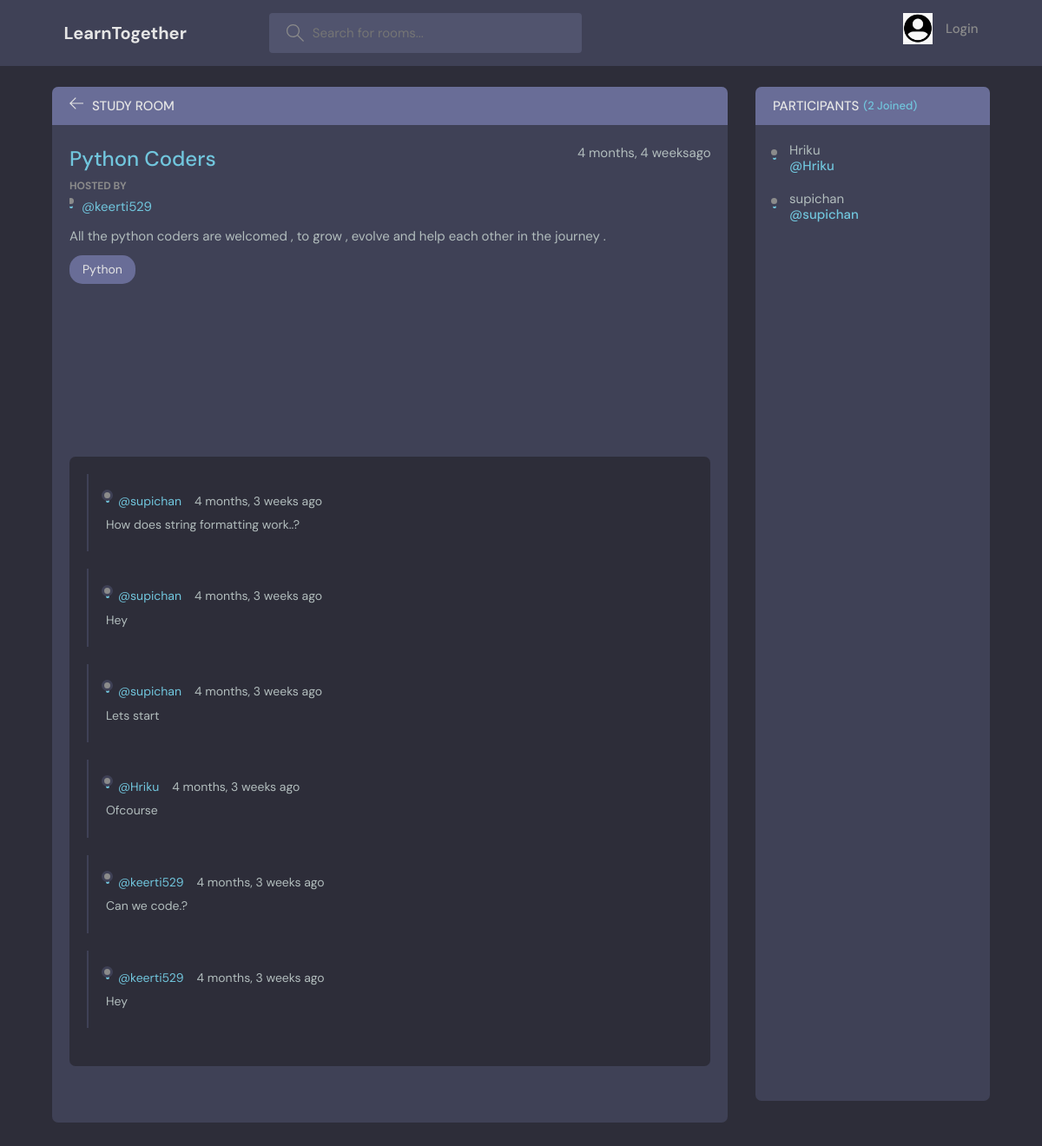
The page /room/1/ on the database its author committed.
### base/models.py (models this page shows, shortened)
class Room(models.Model):
    host=models.ForeignKey(User,on_delete=models.SET_NULL,null=True)
    topic=models.ForeignKey(Topic,on_delete=models.SET_NULL,null=True)
    name=models.CharField(max_length= 100)
    description=models.TextField(null=True, blank=True)
    participants=models.ManyToManyField(User,related_name='participants',blank=True,null=True)
    updated=models.DateTimeField(auto_now=True)
    created=models.DateTimeField(auto_now_add=True)
    class Meta:
        ordering=['-updated', '-created']

class Topic(models.Model):
    name=models.CharField(max_length=100)
    def __str__(self):
        return self.name

class Message(models.Model):
    user=models.ForeignKey(User,on_delete=models.CASCADE)
    room=models.ForeignKey(Room,on_delete=models.CASCADE)
    body=models.TextField()
    updated=models.DateTimeField(auto_now=True)
    created=models.DateTimeField(auto_now_add=True)
    class Meta:
        ordering=['-updated', '-created']

### base/views.py (the view, shortened to what this page needs)
# urls.py: path('room/<str:pk>/',views.room,name="room"),
def room(request,pk):
    room=Room.objects.get(id=pk)
    room_messages=room.message_set.all().order_by('-created')
    participants=room.participants.all()
    context={'room':room,'room_messages':room_messages,'participants':participants }
    return render(request, 'base/room.html',context)

### base/templates/base/room.html (shortened to what this page needs)
{% extends 'main.html' %}
{% block content %}
    <main class="profile-page layout layout--2">
      <div class="container">
        <div class="room">
          <div class="room__top">
            <div class="room__topLeft">
              <a href="{% url 'home' %}">
                <svg version="1.1" xmlns="http://www.w3.org/2000/svg" width="32" height="32" viewBox="0 0 32 32">
                  <title>arrow-left</title>
                  <path
                    d="M13.723 2.286l-13.723 13.714 13.719 13.714 1.616-1.611-10.96-10.96h27.625v-2.286h-27.625l10.965-10.965-1.616-1.607z"
                  ></path>
                </svg>
              </a>
              <h3>Study Room</h3>
            </div>
          </div>
          <div class="room__box scroll">
            <div class="room__header scroll">
              <div class="room__info">
                <h3>{{room.name}}</h3>
                <span>{{room.created|timesince}}ago</span>
              </div>
              <div class="room__hosted">
                <p>Hosted By</p>
                <a href="{% url 'user-profile' room.host.id %}" class="room__author">
                  <div class="avatar avatar--small">
                  </div>
                  <span>@{{room.host.username}}</span>
                </a>
              </div>
              <div class="room__details">
                {{room.description}}
              </div>
              <span class="room__topics">{{room.topic}}</span>
            </div>
            <div class="room__conversation">
              <div class="threads scroll">
                {% for message in room_messages%}
                <div class="thread">
                  <div class="thread__top">
                    <div class="thread__author">
                      <a href="{% url 'user-profile' message.user.id %}" class="thread__authorInfo">
                        <div class="avatar avatar--small">
                        </div>
                        <span>@{{message.user.username}}</span>
                      </a>
                      <span class="thread__date">{{message.created|timesince}} ago</span>
                    </div>
                  </div>
                  <div class="thread__details">
                    {{message.body }}
                  </div>
                </div>
                {% endfor %}
              </div>
            </div>
          </div>
          <div class="room__message">
          </div>
        </div>
        <div class="participants">
          <h3 class="participants__top">Participants <span>({{participants.count}} Joined)</span></h3>
          <div class="participants__list scroll">
            {% for participant in participants %}
            <a href="{% url 'user-profile' participant.id %}" class="participant">
              <div class="avatar avatar--medium">
              </div>
              <p>
                {{participant.username}}
                <span>@{{participant.username}}</span>
              </p>
            </a>
            {% endfor %}
          </div>
        </div>
      </div>
    </main>
    {% endblock  %}

### static/styles/style.css (style rules this page uses)
:root { --color-main: #71c6dd; --color-main-light: #e1f6fb; --color-dark: #3f4156; --color-dark-medium: #51546e; --color-dark-light: #696d97; --color-light: #e5e5e5; --color-gray: #8b8b8b; --color-light-gray: #b2bdbd; --color-bg: #2d2d39; --color-success: #5dd693; --color-error: #fc4b0b; }
* { font-family: "DM Sans", -apple-system, BlinkMacSystemFont, "Segoe UI", Roboto, Oxygen, Ubuntu, Cantarell, "Open Sans", "Helvetica Neue", sans-serif; margin: 0; padding: 0; box-sizing: border-box; text-rendering: optimizeLegibility; font-size: inherit; }
html { font-size: 56.25%; }
@media only screen and (min-width: 1200px) { html { font-size: 62.5%; } }
body { line-height: 1.6; font-weight: 400; font-size: 1.5rem; color: var(--color-light-gray); background-color: var(--color-bg); min-height: 100vh; }
a { display: inline-block; color: var(--color-main); text-decoration: none; }
.container { max-width: 120rem; width: 90%; margin: auto; }
.avatar { position: relative; display: inline-block; border-radius: 50%; border: 2px solid var(--color-main); }
.avatar::after { content: ""; display: block; position: absolute; background-color: var(--color-gray); z-index: 111; border-radius: 50%; border: 0.3rem solid var(--color-dark); }
.avatar.avatar--small:after { width: 0.7rem; height: 0.7rem; bottom: 0px; right: -6px; }
.avatar.avatar--medium:after { width: 0.7rem; height: 0.7rem; bottom: 0px; right: -6px; }
.layout { margin-top: 2.4rem; }
.layout > .container { display: flex; justify-content: space-between; align-items: flex-start; }
.layout--2 > .container > div:first-child { flex-basis: 72%; }
.layout--2 > .container > div:last-child { flex-basis: 25%; }
.room, .participants { background: var(--color-dark); max-height: 87.5vh; border-radius: 0.7rem; overflow: hidden; position: relative; }
.room__top, .participants__top { background: var(--color-dark-light); display: flex; justify-content: space-between; align-items: center; padding: 1rem 2rem; position: relative; }
.room__top svg, .thread__top svg { width: 1.6rem; height: 1.6rem; fill: var(--color-light); cursor: pointer; }
.room__topLeft { display: flex; align-items: flex-end; gap: 1rem; }
.room__topLeft h3, .participants__top { text-transform: uppercase; font-weight: 500; color: var(--color-light); }
.room__topLeft svg { width: 1.6rem; height: 1.6rem; fill: var(--color-light); }
.room__header { max-height: 30vh; overflow-y: auto; position: absolute; width: 95%; background: var(--color-dark); z-index: 999; top: 4.4rem; padding-top: 2rem; padding-bottom: 1rem; }
.room__box { padding-left: 2rem; padding-right: 2rem; height: 80.5vh; padding-bottom: 0; }
.room__info { display: flex; justify-content: space-between; }
.room__info h3 { font-size: 2.4rem; font-weight: 500; color: var(--color-main); }
.room__hosted p { text-transform: uppercase; color: var(--color-gray); font-size: 1.2rem; font-weight: 700; line-height: 2; }
.room__author { display: flex; gap: 1rem; align-items: center; margin-bottom: 1rem; transition: all 0.3s ease-in-out; }
.room__topics { padding: 0.5rem 1.5rem; background: var(--color-dark-light); color: var(--color-light); display: inline-block; font-size: 1.4rem; border-radius: 1.5rem; margin: 1rem 0; }
.room__conversation { margin-top: 1rem; margin-bottom: 4rem; height: 64%; }
.threads { background: var(--color-bg); border-radius: 0.7rem; overflow-y: auto; height: 100%; margin-top: 28vh; padding: 0 2rem 4rem 2rem; }
.thread { border-left: 2px solid var(--color-dark); padding-left: 1rem; margin: 2rem 0; padding: 2rem; }
.thread__top { display: flex; align-items: center; justify-content: space-between; }
.thread__author { display: flex; align-items: center; gap: 1.5rem; font-size: 1.4rem; }
.thread__authorInfo { display: flex; align-items: center; gap: 1rem; }
.thread__details { font-size: 1.4rem; margin-top: 0.5rem; }
.room__message { padding: 2rem; position: absolute; z-index: 111; bottom: 0; left: 0; right: 0; background: transparent; }
.participants__top span { color: var(--color-main); font-size: 1.3rem; text-transform: none; }
.participants__top { justify-content: flex-start; gap: 0.5rem; }
.participants__list { padding: 2rem; height: 82.5vh; overflow-y: scroll; padding-bottom: 0; }
.participant { display: flex; align-items: center; gap: 1.5rem; margin-bottom: 2rem; }
.participant p { color: var(--color-light-gray); line-height: 1.2; }
.participant span { display: block; font-weight: 500; color: var(--color-main); font-weight: 1.4rem; }

### rows shown on the page
Room: name "Python Coders", created "4 months, 4 weeks", host.username "keerti529", description "All the python coders are welcomed , to grow , evolve and help each other in the journey .", topic "Python"
Message: user.username "supichan", created "4 months, 3 weeks", body "How does string formatting work..?"
Message: user.username "supichan", created "4 months, 3 weeks", body "Hey"
Message: user.username "supichan", created "4 months, 3 weeks", body "Lets start"
Message: user.username "Hriku", created "4 months, 3 weeks", body "Ofcourse"
Message: user.username "keerti529", created "4 months, 3 weeks", body "Can we code.?"
Message: user.username "keerti529", created "4 months, 3 weeks", body "Hey"

### other values the page prints
{{ participants.count }} "2"
{{ participant.username }} "Hriku"
{{ participant.username }} "supichan"
